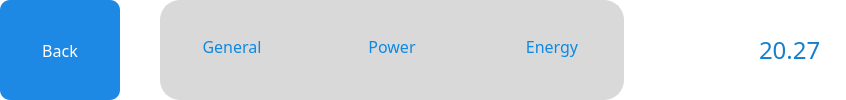
           <widget class="QFrame" name="horizontalFrame_5">
            <property name="styleSheet">
             <string notr="true">background-color: rgb(255, 255, 255);</string>
            </property>
            <layout class="QHBoxLayout" name="horizontalLayout_8">
             <property name="spacing">
              <number>0</number>
             </property>
             <property name="leftMargin">
              <number>0</number>
             </property>
             <property name="topMargin">
              <number>0</number>
             </property>
             <property name="rightMargin">
              <number>0</number>
             </property>
             <property name="bottomMargin">
              <number>0</number>
             </property>
             <item>
              <widget class="QPushButton" name="ch_home_bt">
               <property name="sizePolicy">
                <sizepolicy hsizetype="Preferred" vsizetype="Preferred">
                 <horstretch>0</horstretch>
                 <verstretch>0</verstretch>
                </sizepolicy>
               </property>
               <property name="minimumSize">
                <size>
                 <width>120</width>
                 <height>0</height>
                </size>
               </property>
               <property name="font">
                <font>
                 <family>Gilroy</family>
                 <pointsize>-1</pointsize>
                 <stylestrategy>PreferDefault</stylestrategy>
                </font>
               </property>
               <property name="focusPolicy">
                <enum>Qt::TabFocus</enum>
               </property>
               <property name="toolTipDuration">
                <number>0</number>
               </property>
               <property name="styleSheet">
                <string notr="true">QPushButton {
    background-color: #1E88E5;   /* Blue */
    color: white;               /* White text */
    border: none;               /* No border line */
    border-radius: 10px;        /* Rounded corners */
    padding: 4px 16px;          /* Spacing inside */
    font-size: 16px;            /* Font size */
}

QPushButton:hover {
    background-color: #1565C0;  /* Darker blue on hover */
}

QPushButton:pressed {
    background-color: #0D47A1;  /* Darkest blue when pressed */
}

QPushButton:focus {
    outline: none;                 /* Remove dotted border */
    background-color: #074475;     /* Brighter blue highlight */
    border: 2px solid black;       /* White glow/border */
}</string>
               </property>
               <property name="text">
                <string>Back</string>
               </property>
               <property name="flat">
                <bool>false</bool>
               </property>
              </widget>
             </item>
             <item>
              <spacer name="horizontalSpacer_8">
               <property name="orientation">
                <enum>Qt::Horizontal</enum>
               </property>
               <property name="sizeType">
                <enum>QSizePolicy::Fixed</enum>
               </property>
               <property name="sizeHint" stdset="0">
                <size>
                 <width>40</width>
                 <height>20</height>
                </size>
               </property>
              </spacer>
             </item>
             <item>
              <widget class="QFrame" name="horizontalFrame">
               <property name="focusPolicy">
                <enum>Qt::NoFocus</enum>
               </property>
               <property name="styleSheet">
                <string notr="true">border: 2px solid #D9D9D9;
border-radius: 20px;
background-color: #D9D9D9;</string>
               </property>
               <layout class="QHBoxLayout" name="horizontalLayout_2">
                <property name="spacing">
                 <number>60</number>
                </property>
                <property name="leftMargin">
                 <number>20</number>
                </property>
                <property name="topMargin">
                 <number>5</number>
                </property>
                <property name="rightMargin">
                 <number>20</number>
                </property>
                <property name="bottomMargin">
                 <number>0</number>
                </property>
                <item>
                 <widget class="QPushButton" name="gn_bt_1">
                  <property name="sizePolicy">
                   <sizepolicy hsizetype="Fixed" vsizetype="Fixed">
                    <horstretch>0</horstretch>
                    <verstretch>0</verstretch>
                   </sizepolicy>
                  </property>
                  <property name="minimumSize">
                   <size>
                    <width>100</width>
                    <height>60</height>
                   </size>
                  </property>
                  <property name="maximumSize">
                   <size>
                    <width>100</width>
                    <height>50</height>
                   </size>
                  </property>
                  <property name="font">
                   <font>
                    <family>Gilroy</family>
                    <pointsize>12</pointsize>
                    <bold>false</bold>
                    <stylestrategy>PreferAntialias</stylestrategy>
                   </font>
                  </property>
                  <property name="focusPolicy">
                   <enum>Qt::NoFocus</enum>
                  </property>
                  <property name="layoutDirection">
                   <enum>Qt::LeftToRight</enum>
                  </property>
                  <property name="styleSheet">
                   <string notr="true">border: 2px solid #D9D9D9;
color: #0C89E2;
border-radius: 14px;
background-color: #D9D9D9;</string>
                  </property>
                  <property name="text">
                   <string>General
</string>
                  </property>
                  <property name="flat">
                   <bool>true</bool>
                  </property>
                 </widget>
                </item>
                <item>
                 <widget class="QPushButton" name="pw_bt_1">
                  <property name="sizePolicy">
                   <sizepolicy hsizetype="Fixed" vsizetype="Fixed">
                    <horstretch>0</horstretch>
                    <verstretch>0</verstretch>
                   </sizepolicy>
                  </property>
                  <property name="minimumSize">
                   <size>
                    <width>100</width>
                    <height>60</height>
                   </size>
                  </property>
                  <property name="maximumSize">
                   <size>
                    <width>100</width>
                    <height>50</height>
                   </size>
                  </property>
                  <property name="font">
                   <font>
                    <family>Gilroy</family>
                    <pointsize>12</pointsize>
                    <bold>false</bold>
                    <stylestrategy>PreferAntialias</stylestrategy>
                   </font>
                  </property>
                  <property name="focusPolicy">
                   <enum>Qt::NoFocus</enum>
                  </property>
                  <property name="styleSheet">
                   <string notr="true">border: 2px solid #D9D9D9;
color: #0C89E2;
border-radius: 14px;
background-color: #D9D9D9;</string>
                  </property>
                  <property name="text">
                   <string>Power
</string>
                  </property>
                  <property name="flat">
                   <bool>true</bool>
                  </property>
                 </widget>
                </item>
                <item>
                 <widget class="QPushButton" name="en_bt_1">
                  <property name="sizePolicy">
                   <sizepolicy hsizetype="Fixed" vsizetype="Fixed">
                    <horstretch>0</horstretch>
                    <verstretch>0</verstretch>
                   </sizepolicy>
                  </property>
                  <property name="minimumSize">
                   <size>
                    <width>100</width>
                    <height>60</height>
                   </size>
                  </property>
                  <property name="maximumSize">
                   <size>
                    <width>100</width>
                    <height>50</height>
                   </size>
                  </property>
                  <property name="font">
                   <font>
                    <family>Gilroy</family>
                    <pointsize>12</pointsize>
                    <bold>false</bold>
                    <stylestrategy>PreferAntialias</stylestrategy>
                   </font>
                  </property>
                  <property name="focusPolicy">
                   <enum>Qt::NoFocus</enum>
                  </property>
                  <property name="styleSheet">
                   <string notr="true">border: 2px solid #D9D9D9;
color: #0C89E2;
border-radius: 14px;
background-color: #D9D9D9;</string>
                  </property>
                  <property name="text">
                   <string>Energy
</string>
                  </property>
                  <property name="flat">
                   <bool>true</bool>
                  </property>
                 </widget>
                </item>
               </layout>
              </widget>
             </item>
             <item>
              <spacer name="horizontalSpacer_15">
               <property name="orientation">
                <enum>Qt::Horizontal</enum>
               </property>
               <property name="sizeType">
                <enum>QSizePolicy::Expanding</enum>
               </property>
               <property name="sizeHint" stdset="0">
                <size>
                 <width>100</width>
                 <height>20</height>
                </size>
               </property>
              </spacer>
             </item>
             <item>
              <widget class="QLabel" name="label_3">
               <property name="minimumSize">
                <size>
                 <width>35</width>
                 <height>35</height>
                </size>
               </property>
               <property name="maximumSize">
                <size>
                 <width>35</width>
                 <height>35</height>
                </size>
               </property>
               <property name="styleSheet">
                <string notr="true">border-image: url(:/icons/temperature.png);</string>
               </property>
               <property name="text">
                <string/>
               </property>
               <property name="indent">
                <number>0</number>
               </property>
              </widget>
             </item>
             <item>
              <widget class="QLabel" name="temp">
               <property name="sizePolicy">
                <sizepolicy hsizetype="Fixed" vsizetype="Fixed">
                 <horstretch>0</horstretch>
                 <verstretch>0</verstretch>
                </sizepolicy>
               </property>
               <property name="font">
                <font>
                 <family>Gilroy</family>
                 <pointsize>18</pointsize>
                </font>
               </property>
               <property name="styleSheet">
                <string notr="true">color: rgb(20, 127, 204);</string>
               </property>
               <property name="text">
                <string>20.27</string>
               </property>
              </widget>
             </item>
             <item>
              <widget class="QLabel" name="label_6">
               <property name="minimumSize">
                <size>
                 <width>25</width>
                 <height>25</height>
                </size>
               </property>
               <property name="maximumSize">
                <size>
                 <width>25</width>
                 <height>25</height>
                </size>
               </property>
               <property name="font">
                <font>
                 <pointsize>8</pointsize>
                </font>
               </property>
               <property name="styleSheet">
                <string notr="true">image: url(:/icons/C.png);</string>
               </property>
               <property name="text">
                <string/>
               </property>
              </widget>
             </item>
            </layout>
           </widget>
